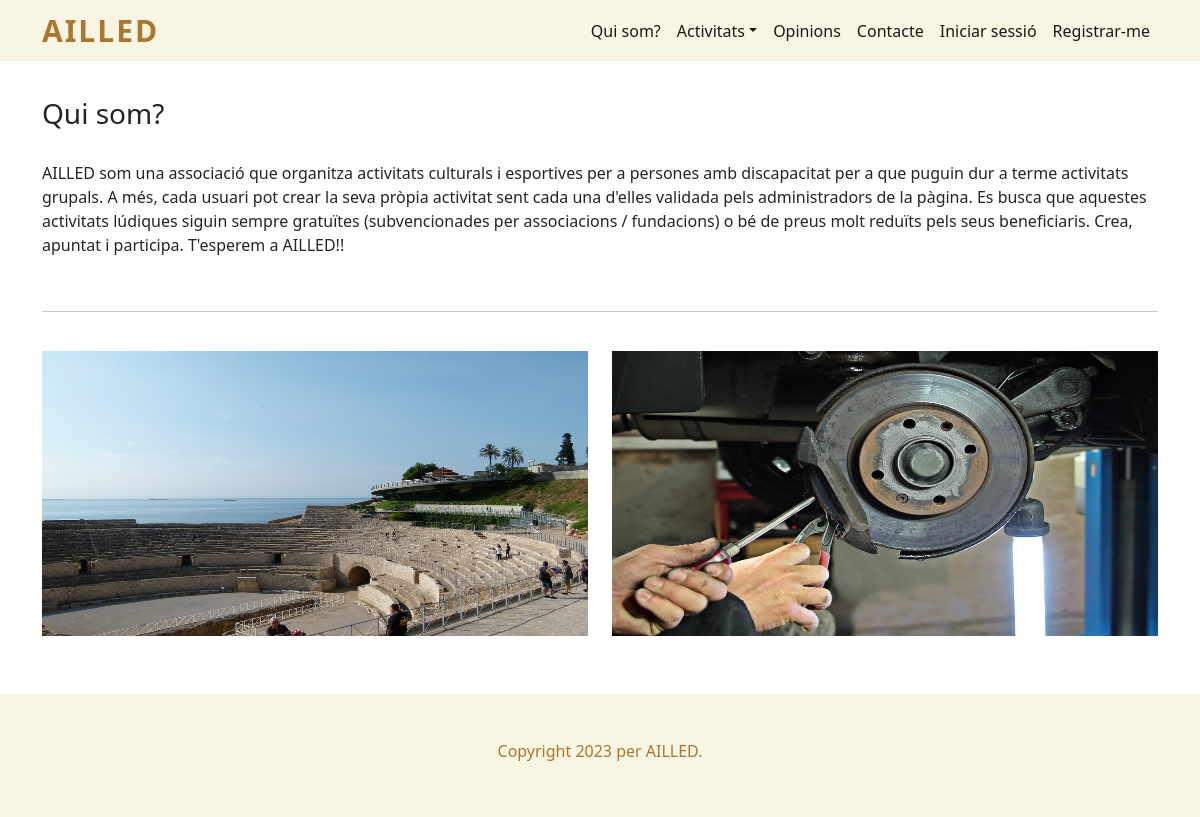
The app's page /quisom.php, older data.
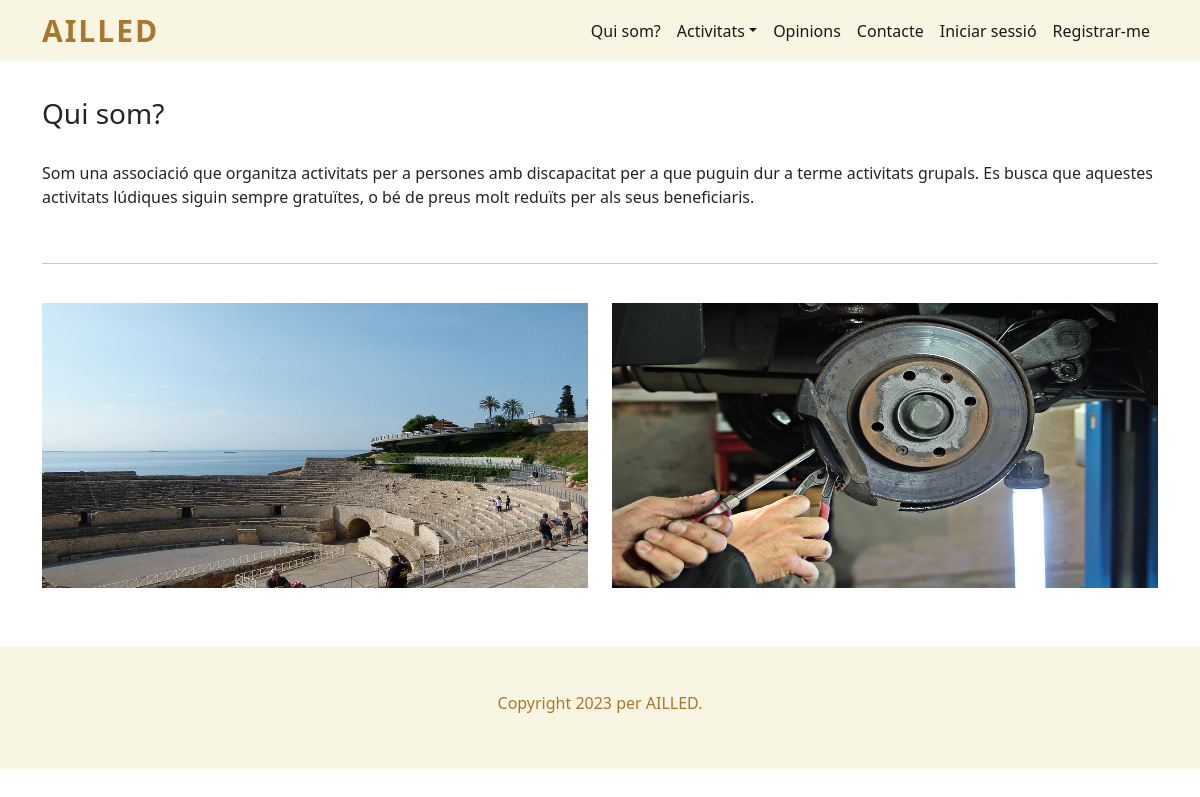
The same page, newer data.
### tables this page shows
CREATE TABLE `qui_som` (
  `id` int(11) NOT NULL,
  `text` text NOT NULL,
  `id_persona` int(11) NOT NULL
);

### quisom.php (the view, shortened to what this page needs)
<!doctype html>
<html lang="es">
<head>
  <?php
    include "codi_repetit/head.php";
  ?>
</head>
<body>
  <header>
    <?php
      include "codi_repetit/menu_navegacio.php";
    ?>
  </header>
  <main>
    <section id="quisom">
      <div class="container">
        <h3>Qui som?</h3>
        <article>
          <?php
          $sql_qui_som = "SELECT * FROM qui_som";
          $resultat_qui_som = $connexio->query($sql_qui_som);
          if ($resultat_qui_som->num_rows > 0) {
            while ($row_qui_som = $resultat_qui_som->fetch_assoc()) {
              echo "<p>" . $row_qui_som["text"] . "</p>";
            }
          }
          ?>
        </article>
        <hr>
        <article>
          <div class="row row-cols-1 row-cols-md-2 g-4" id="imatges">
            <?php
              $sqlImg = "SELECT imatge FROM activitat order by RAND() LIMIT 2";
              $resultatImg = $connexio->query($sqlImg);
              if ($resultatImg->num_rows > 0) {
                while($rowImg = $resultatImg->fetch_assoc()) {
                  echo "<div class='col'>";
                    echo "<img src='imatges/activitats/" . $rowImg["imatge"] . "' class='card-img-top' alt='Imatge activitats'>";
                  echo "</div>";
                }
              }
            ?>
          </div>
        </article>
      </div>
    </section>
  </main>
  <footer>
    <?php
      include "codi_repetit/peu_pagina.php";
    ?>
  </footer>
</body>
</html>

Row changes from the older to the newer data that the page shows:
changed qui_som: text "AILLED som una associació que organitza activitats culturals i esportives per a persones amb discapacitat per a que puguin dur a terme activitats grupals. A més, cada usuari pot crear la seva pròpia activitat sent cada una d'elles validada pels administradors de la pàgina. Es busca que aquestes activitats lúdiques siguin sempre gratuïtes (subvencionades per associacions / fundacions) o bé de preus molt reduïts pels seus beneficiaris. Crea, apuntat i participa. T'esperem a AILLED!!" → "Som una associació que organitza activitats per a persones amb discapacitat per a que puguin dur a terme activitats grupals. Es busca que aquestes activitats lúdiques siguin sempre gratuïtes, o bé de preus molt reduïts per als seus beneficiaris."
